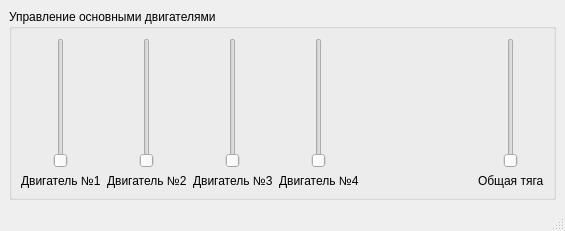
<?xml version="1.0" encoding="UTF-8"?>
<ui version="4.0">
 <class>MainWindow</class>
 <widget class="QMainWindow" name="MainWindow">
  <property name="geometry">
   <rect>
    <x>0</x>
    <y>0</y>
    <width>565</width>
    <height>231</height>
   </rect>
  </property>
  <property name="windowTitle">
   <string>MainWindow</string>
  </property>
  <property name="layoutDirection">
   <enum>Qt::LayoutDirection::LeftToRight</enum>
  </property>
  <widget class="QWidget" name="centralwidget">
   <layout class="QHBoxLayout" name="horizontalLayout_7">
    <item>
     <layout class="QVBoxLayout" name="verticalLayout"/>
    </item>
    <item>
     <widget class="QGroupBox" name="groupBox">
      <property name="title">
       <string>Управление основными двигателями</string>
      </property>
      <layout class="QHBoxLayout" name="horizontalLayout_6">
       <item>
        <layout class="QHBoxLayout" name="horizontalLayout_5">
         <item>
          <layout class="QHBoxLayout" name="horizontalLayout_3">
           <item>
            <layout class="QHBoxLayout" name="horizontalLayout_2">
             <item>
              <layout class="QHBoxLayout" name="horizontalLayout">
               <item>
                <layout class="QVBoxLayout" name="verticalLayout_3">
                 <item alignment="Qt::AlignmentFlag::AlignHCenter">
                  <widget class="QSlider" name="verticalSlider_4">
                   <property name="layoutDirection">
                    <enum>Qt::LayoutDirection::LeftToRight</enum>
                   </property>
                   <property name="orientation">
                    <enum>Qt::Orientation::Vertical</enum>
                   </property>
                  </widget>
                 </item>
                 <item>
                  <widget class="QLabel" name="label">
                   <property name="layoutDirection">
                    <enum>Qt::LayoutDirection::LeftToRight</enum>
                   </property>
                   <property name="text">
                    <string>Двигатель №1</string>
                   </property>
                  </widget>
                 </item>
                </layout>
               </item>
               <item>
                <layout class="QVBoxLayout" name="verticalLayout_4">
                 <item alignment="Qt::AlignmentFlag::AlignHCenter">
                  <widget class="QSlider" name="verticalSlider_5">
                   <property name="layoutDirection">
                    <enum>Qt::LayoutDirection::LeftToRight</enum>
                   </property>
                   <property name="orientation">
                    <enum>Qt::Orientation::Vertical</enum>
                   </property>
                  </widget>
                 </item>
                 <item>
                  <widget class="QLabel" name="label_2">
                   <property name="layoutDirection">
                    <enum>Qt::LayoutDirection::LeftToRight</enum>
                   </property>
                   <property name="text">
                    <string>Двигатель №2</string>
                   </property>
                  </widget>
                 </item>
                </layout>
               </item>
              </layout>
             </item>
             <item>
              <layout class="QVBoxLayout" name="verticalLayout_5">
               <item alignment="Qt::AlignmentFlag::AlignHCenter">
                <widget class="QSlider" name="verticalSlider_6">
                 <property name="layoutDirection">
                  <enum>Qt::LayoutDirection::LeftToRight</enum>
                 </property>
                 <property name="orientation">
                  <enum>Qt::Orientation::Vertical</enum>
                 </property>
                </widget>
               </item>
               <item>
                <widget class="QLabel" name="label_3">
                 <property name="layoutDirection">
                  <enum>Qt::LayoutDirection::LeftToRight</enum>
                 </property>
                 <property name="text">
                  <string>Двигатель №3</string>
                 </property>
                </widget>
               </item>
              </layout>
             </item>
            </layout>
           </item>
          </layout>
         </item>
         <item>
          <layout class="QVBoxLayout" name="verticalLayout_6">
           <item alignment="Qt::AlignmentFlag::AlignHCenter">
            <widget class="QSlider" name="verticalSlider_7">
             <property name="layoutDirection">
              <enum>Qt::LayoutDirection::LeftToRight</enum>
             </property>
             <property name="orientation">
              <enum>Qt::Orientation::Vertical</enum>
             </property>
            </widget>
           </item>
           <item>
            <widget class="QLabel" name="label_4">
             <property name="layoutDirection">
              <enum>Qt::LayoutDirection::LeftToRight</enum>
             </property>
             <property name="text">
              <string>Двигатель №4</string>
             </property>
            </widget>
           </item>
          </layout>
         </item>
        </layout>
       </item>
       <item>
        <layout class="QHBoxLayout" name="horizontalLayout_4">
         <item>
          <spacer name="horizontalSpacer">
           <property name="orientation">
            <enum>Qt::Orientation::Horizontal</enum>
           </property>
           <property name="sizeHint" stdset="0">
            <size>
             <width>40</width>
             <height>20</height>
            </size>
           </property>
          </spacer>
         </item>
         <item>
          <layout class="QVBoxLayout" name="verticalLayout_7">
           <item alignment="Qt::AlignmentFlag::AlignHCenter">
            <widget class="QSlider" name="verticalSlider">
             <property name="orientation">
              <enum>Qt::Orientation::Vertical</enum>
             </property>
            </widget>
           </item>
           <item>
            <widget class="QLabel" name="label_5">
             <property name="text">
              <string>Общая тяга</string>
             </property>
            </widget>
           </item>
          </layout>
         </item>
        </layout>
       </item>
      </layout>
     </widget>
    </item>
   </layout>
  </widget>
  <widget class="QMenuBar" name="menubar">
   <property name="geometry">
    <rect>
     <x>0</x>
     <y>0</y>
     <width>565</width>
     <height>22</height>
    </rect>
   </property>
  </widget>
  <widget class="QStatusBar" name="statusbar"/>
 </widget>
 <resources/>
 <connections/>
</ui>
